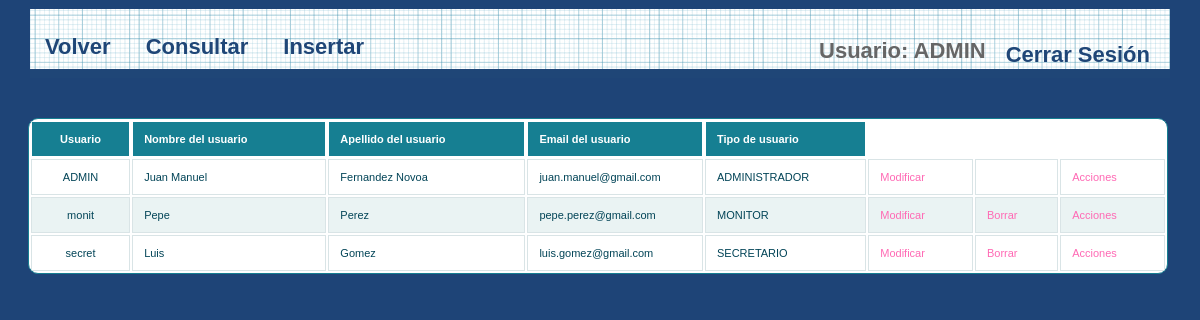
Page /et3_iu/Controllers/EMPLEADO_Controller.php (signed in) on the committed database.
### tables this page shows
CREATE TABLE IF NOT EXISTS `EMPLEADOS` (
  `EMP_USER` varchar(25) NOT NULL,
  `EMP_PASSWORD` varchar(128) NOT NULL,
  `EMP_NOMBRE` varchar(25) DEFAULT NULL,
  `EMP_APELLIDO` varchar(50) DEFAULT NULL,
  `EMP_EMAIL` varchar(50) DEFAULT NULL,
  `EMP_TIPO` int(10) DEFAULT NULL,
  `EMP_ESTADO` varchar(25) DEFAULT NULL
);

CREATE TABLE IF NOT EXISTS `ROL` (
`ROL_ID` int(10) NOT NULL,
  `ROL_NOM` varchar(80) DEFAULT NULL
);

### et3_iu/Models/EMPLEADO_Model.php (called while the page is built, shortened)
<?php
include '../Functions/LibraryFunctions.php';
class EMPLEADOS_Modelo
{
	var $mysqli;
function ConectarBD()
{
    $this->mysqli = new mysqli("localhost", "iu2016", "iu2016", "IU2016");
}
	function ConsultarTodo()
	{
		$sql = "select * from EMPLEADOS";
		if (!($resultado = $this->mysqli->query($sql))){
			return 'Error en la consulta sobre la base de datos';
		}
		else{
			$toret=array();
			$i=0;
			while ($fila= $resultado->fetch_array()) {
				$toret[$i]=$fila;
				$i++;
			}
			return $toret;
		}
	}
}
?>

### et3_iu/Functions/LibraryFunctions.php (called while the page is built, shortened)
<?php
function ConsultarNOMRol($ROL_ID) {
    $mysqli = new mysqli("localhost", "iu2016", "iu2016", "IU2016");
    $sql = "SELECT ROL_NOM FROM ROL WHERE ROL_ID='" . $ROL_ID . "'";
    $result = $mysqli->query($sql)->fetch_array();
    return $result['ROL_NOM'];
}
                    ?><a style="font-size:20px;" href='../Controllers/EMPLEADO_Controller.php'><?php echo $strings['Gestión de Empleados'] ?></a><br><br>  <?php

### et3_iu/Views/EMPLEADO_SHOW_ALL_Vista.php (the view, shortened to what this page needs)
<?php
class EMPLEADOS_Show{
private $datos;
private $volver;
function __construct($array, $volver){
	$this->datos = $array;
	$this->volver = $volver;
	$this->render();
}
function render(){
?>
?> <head>
	<link rel="stylesheet" href="../Styles/styles.css" type="text/css" media="screen" />
	<link rel="stylesheet" type="text/css" href="../Styles/print.css" media="print" />
	</head>
	<div id="wrapper">
		<nav>
			<div class="menu">
				<ul>
					<li><a href="../Functions/Desconectar.php"><?php echo  $strings['Cerrar Sesión']; ?></a></li>
					<li><?php echo $strings['Usuario'].": ". $_SESSION['login']; ?></li>
				</ul>
				<?php echo '<a href=\'' . $this->volver . "'>" . $strings['Volver'] . " </a>"; ?></li>
				<a href='./EMPLEADO_Controller.php?accion=<?php echo $strings['Consultar']?>'><?php echo $strings['Consultar']?></a>
				<a href='./EMPLEADO_Controller.php?accion=<?php echo $strings['Insertar']?>'><?php echo $strings['Insertar']?></a>
			</div>
		</nav>
<?php
	$lista = array('EMP_USER','EMP_NOMBRE', 'EMP_APELLIDO', 'EMP_EMAIL', 'EMP_TIPO');
?>
	<br><br>
	<table id="btable" class="responstable" border = 1>
	<tr>
<?php
	foreach($lista as $titulo){
	if($titulo==='EMP_DIRECCION') {
		echo "<th colspan='2'>";
	}
	else {
		echo "<th>";
	}
		?>
<?php
		echo $strings[$titulo];
?>
		</th>
<?php
	}
?>
	</tr>
<?php
for ($j=0;$j<count($this->datos);$j++){
if ($this->datos[$j]['EMP_ESTADO']!=='Inactivo'){
echo "<tr>";
foreach ($this->datos [$j] as $clave => $valor) {
	for ($i = 0; $i < count($lista); $i++) {
		?>
		<?php
		if ($clave === $lista[$i]) {
			if($clave==='EMP_DIRECCION') {
				echo "<td colspan='2'>";
			}
			else {
				echo "<td>";
			}
			if( ($clave==='EMP_FOTO' ||$clave==='EMP_NOMINA') ){
				if(is_file($valor)) {
					echo "<a target='_blank' href='" . $valor . "'>".$strings['Ver']."</a>";
				}
			}
			else
				if($clave==='EMP_TIPO') {
if(isset($strings[ConsultarNOMRol($valor)])){
					echo $strings[ConsultarNOMRol($valor)];}
					else{
						echo ConsultarNOMRol($valor);
					}
				}
				else {
			echo $valor;
			}
			echo "</td>";
		}
		?>
		<?php
	}
}
?>
		<td>
			<a href='EMPLEADO_Controller.php?EMP_USER=<?php echo $this->datos[$j]['EMP_USER'] . '&accion='.$strings['Modificar']; ?>'><?php echo $strings['Modificar'] ?></a>
		</td>
		<td>
			<?php if ($this->datos[$j]['EMP_USER']!=='ADMIN'){?>
			 <a href='EMPLEADO_Controller.php?EMP_USER=<?php echo $this->datos[$j]['EMP_USER'] . '&accion='.$strings['Borrar']; ?>'><?php echo $strings['Borrar'] ?></a>
		<?php } ?>
		</td>
		<td>
			<a href='EMPLEADO_Controller.php?EMP_USER=<?php echo $this->datos[$j]['EMP_USER'] . '&accion='.$strings['Modificar acciones']; ?>'><?php echo $strings['Modificar acciones']?></a>
		</td>
		</tr>
			<?php
			}
}
?>
	</table>
</div>
<?php
}
}

### et3_iu/Styles/styles.css (style rules this page uses)
* { margin: 0; padding: 0; }
ul li { list-style-type:none; }
header, footer, section, aside, nav, article { display: block; }
#wrapper { width: 1140px; margin: 0 auto; margin-top: 5px; margin-bottom: 5px; }
nav { width: 1140px; height: 69px; margin: 0 auto; background: #1F4677 url(../images/blueprintpaper.png) repeat-x; }
a:link, a:visited { color:hotpink; text-decoration: none; }
li { padding-left: 5px; }
nav .menu { font-size: 22px; font-weight: bold; }
nav .menu ul { margin: 0; padding: 25px 0 0 20px; list-style: none; line-height: normal; }
nav .menu li { display: block; float: right; }
nav .menu a { display: block; margin-right: 5px; padding: 0px 15px; text-decoration: none; color: #1F4677; float:left; }
table { white-space: normal; line-height: normal; font-weight: normal; font-size: small; font-style: normal; color: black; text-align: center; font-variant: normal; border-color: gray; background-color: white; }
#btable { white-space: normal; line-height: normal; font-weight: normal; font-size: 11px; font-style: normal; color: black; text-align: center; font-variant: normal; border-color: gray; background-color: white; margin-left: -2px; }
#btable { width: 100%; overflow: hidden; background: #FFF; color: #024457; border-radius: 10px; border: 1px solid #167F92; }
#btable tr { border: 1px solid #D9E4E6; }
#btable tr:nth-child(odd) { background-color: #EAF3F3; }
#btable th { display: none; border: 1px solid #FFF; background-color: #167F92; color: #FFF; padding: 1em; }
#btable th:first-child { display: table-cell; text-align: center; }
#btable th:nth-child(2) { display: table-cell; }
#btable th:nth-child(2):after { content: attr(data-th); }
@media (min-width: 480px) { #btable th:nth-child(2):after { display: none; } }
#btable td { display: block; word-wrap: break-word; max-width: 7em; }
#btable td:first-child { display: table-cell; text-align: center; border-right: 1px solid #D9E4E6; }
@media (min-width: 480px) { #btable td { border: 1px solid #D9E4E6; } }
#btable th, #btable td { text-align: left; margin: .5em 1em; }
@media (min-width: 480px) { #btable th, #btable td { display: table-cell; padding: 1em; } }
#content p, ul, ol, hr { margin-bottom: 24px; }
* { margin-top: 4px; }

### et3_iu/Styles/print.css (style rules this page uses)
a { text-decoration : underline; color : #0000ff; }
a:link:after, a:visited:after { content: " (" attr(href) ") "; font-size: 70%; }
nav, footer, header, aside { display : none; }

### rows in the picture
empleados: EMP_USER "ADMIN", EMP_NOMBRE "Juan Manuel", EMP_APELLIDO "Fernandez Novoa", EMP_EMAIL "juan.manuel@gmail.com", EMP_TIPO.ROL_NOM "ADMINISTRADOR", EMP_ESTADO "Activo" (drawn)
empleados: EMP_USER "monit", EMP_NOMBRE "Pepe", EMP_APELLIDO "Perez", EMP_EMAIL "pepe.perez@gmail.com", EMP_TIPO.ROL_NOM "MONITOR"
empleados: EMP_USER "secret", EMP_NOMBRE "Luis", EMP_APELLIDO "Gomez", EMP_EMAIL "luis.gomez@gmail.com", EMP_TIPO.ROL_NOM "SECRETARIO"

### other values in the picture
$strings['Cerrar Sesión'] "Cerrar Sesión"
$strings['Usuario'] "Usuario"
$_SESSION['login'] "ADMIN"
$strings['Volver'] "Volver"
$strings['Consultar'] "Consultar"
$strings['Insertar'] "Insertar"
$strings[$titulo] "Usuario"
$strings[$titulo] "Nombre del usuario"
$strings[$titulo] "Apellido del usuario"
$strings[$titulo] "Email del usuario"
$strings[$titulo] "Tipo de usuario"
